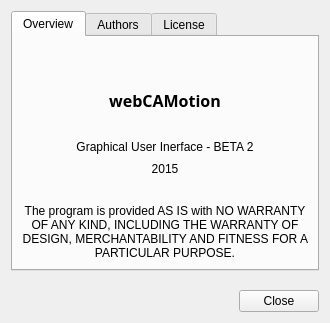
<?xml version="1.0" encoding="UTF-8"?>
<ui version="4.0">
 <class>About</class>
 <widget class="QDialog" name="About">
  <property name="geometry">
   <rect>
    <x>0</x>
    <y>0</y>
    <width>330</width>
    <height>323</height>
   </rect>
  </property>
  <property name="sizePolicy">
   <sizepolicy hsizetype="Fixed" vsizetype="Fixed">
    <horstretch>0</horstretch>
    <verstretch>0</verstretch>
   </sizepolicy>
  </property>
  <property name="windowTitle">
   <string>About webCAMotion</string>
  </property>
  <property name="windowOpacity">
   <double>2.000000000000000</double>
  </property>
  <layout class="QHBoxLayout" name="horizontalLayout_3">
   <item>
    <layout class="QVBoxLayout" name="verticalLayout_7">
     <item>
      <widget class="QTabWidget" name="tabWidget">
       <property name="currentIndex">
        <number>0</number>
       </property>
       <widget class="QWidget" name="tab_2">
        <attribute name="title">
         <string>Overview</string>
        </attribute>
        <layout class="QVBoxLayout" name="verticalLayout_5">
         <item>
          <layout class="QVBoxLayout" name="verticalLayout_4">
           <item>
            <widget class="QLabel" name="label_8">
             <property name="text">
              <string/>
             </property>
            </widget>
           </item>
           <item>
            <widget class="QLabel" name="label_9">
             <property name="text">
              <string/>
             </property>
            </widget>
           </item>
           <item>
            <widget class="QLabel" name="label_2">
             <property name="font">
              <font>
               <family>Droid Sans</family>
               <pointsize>12</pointsize>
               <weight>75</weight>
               <bold>true</bold>
              </font>
             </property>
             <property name="text">
              <string>webCAMotion</string>
             </property>
             <property name="alignment">
              <set>Qt::AlignCenter</set>
             </property>
             <property name="textInteractionFlags">
              <set>Qt::LinksAccessibleByMouse|Qt::TextSelectableByMouse</set>
             </property>
            </widget>
           </item>
           <item>
            <widget class="QLabel" name="label_6">
             <property name="text">
              <string/>
             </property>
            </widget>
           </item>
           <item>
            <widget class="QLabel" name="label_3">
             <property name="text">
              <string>Graphical User Inerface - BETA 2</string>
             </property>
             <property name="alignment">
              <set>Qt::AlignCenter</set>
             </property>
             <property name="textInteractionFlags">
              <set>Qt::LinksAccessibleByMouse|Qt::TextSelectableByMouse</set>
             </property>
            </widget>
           </item>
           <item>
            <widget class="QLabel" name="label_4">
             <property name="text">
              <string>2015</string>
             </property>
             <property name="alignment">
              <set>Qt::AlignCenter</set>
             </property>
             <property name="textInteractionFlags">
              <set>Qt::LinksAccessibleByMouse|Qt::TextSelectableByMouse</set>
             </property>
            </widget>
           </item>
           <item>
            <widget class="QLabel" name="label_7">
             <property name="text">
              <string/>
             </property>
            </widget>
           </item>
           <item>
            <widget class="QLabel" name="label_5">
             <property name="text">
              <string>The program is provided AS IS with NO WARRANTY OF ANY KIND, INCLUDING THE WARRANTY OF DESIGN, MERCHANTABILITY AND FITNESS FOR A PARTICULAR PURPOSE.</string>
             </property>
             <property name="alignment">
              <set>Qt::AlignCenter</set>
             </property>
             <property name="wordWrap">
              <bool>true</bool>
             </property>
             <property name="textInteractionFlags">
              <set>Qt::LinksAccessibleByMouse|Qt::TextSelectableByMouse</set>
             </property>
            </widget>
           </item>
          </layout>
         </item>
        </layout>
       </widget>
       <widget class="QWidget" name="tab">
        <attribute name="title">
         <string>Authors</string>
        </attribute>
        <layout class="QVBoxLayout" name="verticalLayout_2">
         <item>
          <layout class="QVBoxLayout" name="verticalLayout">
           <item>
            <widget class="QLabel" name="label">
             <property name="text">
              <string>These are the ones who made this thing real:</string>
             </property>
            </widget>
           </item>
           <item>
            <widget class="QListWidget" name="listWidget">
             <property name="enabled">
              <bool>true</bool>
             </property>
             <property name="sizePolicy">
              <sizepolicy hsizetype="MinimumExpanding" vsizetype="MinimumExpanding">
               <horstretch>0</horstretch>
               <verstretch>0</verstretch>
              </sizepolicy>
             </property>
             <property name="sortingEnabled">
              <bool>false</bool>
             </property>
             <item>
              <property name="text">
               <string>Adler O. S. Neves</string>
              </property>
             </item>
            </widget>
           </item>
          </layout>
         </item>
        </layout>
       </widget>
       <widget class="QWidget" name="tab_3">
        <attribute name="title">
         <string>License</string>
        </attribute>
        <layout class="QVBoxLayout" name="verticalLayout_6">
         <item>
          <widget class="QLabel" name="label_10">
           <property name="text">
            <string>This program is under GNU LGPL v3, uses Qt as &quot;GUI-builder&quot; (has a LGPL v3 compatible license), and a differently-licensed library to work properly (OpenCV), and if you agree with both licenses you can use this software.</string>
           </property>
           <property name="wordWrap">
            <bool>true</bool>
           </property>
           <property name="textInteractionFlags">
            <set>Qt::LinksAccessibleByMouse|Qt::TextSelectableByMouse</set>
           </property>
          </widget>
         </item>
         <item>
          <widget class="QLabel" name="label_11">
           <property name="text">
            <string>GNU LGPL: 
http://www.gnu.org/licenses/lgpl</string>
           </property>
           <property name="textInteractionFlags">
            <set>Qt::LinksAccessibleByMouse|Qt::TextSelectableByMouse</set>
           </property>
          </widget>
         </item>
         <item>
          <widget class="QLabel" name="label_12">
           <property name="text">
            <string>Qt license page: 
http://www.qt.io/licensing/</string>
           </property>
           <property name="textInteractionFlags">
            <set>Qt::LinksAccessibleByMouse|Qt::TextSelectableByMouse</set>
           </property>
          </widget>
         </item>
         <item>
          <widget class="QLabel" name="label_13">
           <property name="text">
            <string>OpenCV license: 
http://opencv.org/license.html</string>
           </property>
           <property name="textInteractionFlags">
            <set>Qt::LinksAccessibleByMouse|Qt::TextSelectableByMouse</set>
           </property>
          </widget>
         </item>
         <item>
          <layout class="QHBoxLayout" name="horizontalLayout_2">
           <item>
            <widget class="QPushButton" name="pushButton_2">
             <property name="text">
              <string>LGPL v3</string>
             </property>
            </widget>
           </item>
           <item>
            <widget class="QPushButton" name="pushButton_3">
             <property name="text">
              <string>OpenCV</string>
             </property>
            </widget>
           </item>
          </layout>
         </item>
        </layout>
       </widget>
      </widget>
     </item>
     <item>
      <layout class="QVBoxLayout" name="verticalLayout_3">
       <item>
        <spacer name="verticalSpacer">
         <property name="orientation">
          <enum>Qt::Vertical</enum>
         </property>
         <property name="sizeHint" stdset="0">
          <size>
           <width>0</width>
           <height>0</height>
          </size>
         </property>
        </spacer>
       </item>
       <item>
        <layout class="QHBoxLayout" name="horizontalLayout">
         <item>
          <spacer name="horizontalSpacer">
           <property name="orientation">
            <enum>Qt::Horizontal</enum>
           </property>
           <property name="sizeHint" stdset="0">
            <size>
             <width>178</width>
             <height>20</height>
            </size>
           </property>
          </spacer>
         </item>
         <item>
          <widget class="QPushButton" name="pushButton">
           <property name="text">
            <string>Close</string>
           </property>
          </widget>
         </item>
        </layout>
       </item>
      </layout>
     </item>
    </layout>
   </item>
  </layout>
 </widget>
 <resources/>
 <connections>
  <connection>
   <sender>pushButton</sender>
   <signal>clicked()</signal>
   <receiver>About</receiver>
   <slot>reject()</slot>
   <hints>
    <hint type="sourcelabel">
     <x>317</x>
     <y>308</y>
    </hint>
    <hint type="destinationlabel">
     <x>162</x>
     <y>154</y>
    </hint>
   </hints>
  </connection>
  <connection>
   <sender>pushButton_2</sender>
   <signal>clicked()</signal>
   <receiver>About</receiver>
   <slot>readLicLGPL()</slot>
   <hints>
    <hint type="sourcelabel">
     <x>141</x>
     <y>250</y>
    </hint>
    <hint type="destinationlabel">
     <x>134</x>
     <y>280</y>
    </hint>
   </hints>
  </connection>
  <connection>
   <sender>pushButton_3</sender>
   <signal>clicked()</signal>
   <receiver>About</receiver>
   <slot>readLicOCV()</slot>
   <hints>
    <hint type="sourcelabel">
     <x>288</x>
     <y>261</y>
    </hint>
    <hint type="destinationlabel">
     <x>283</x>
     <y>280</y>
    </hint>
   </hints>
  </connection>
 </connections>
 <slots>
  <slot>readLicLGPL()</slot>
  <slot>readLicOCV()</slot>
 </slots>
</ui>
